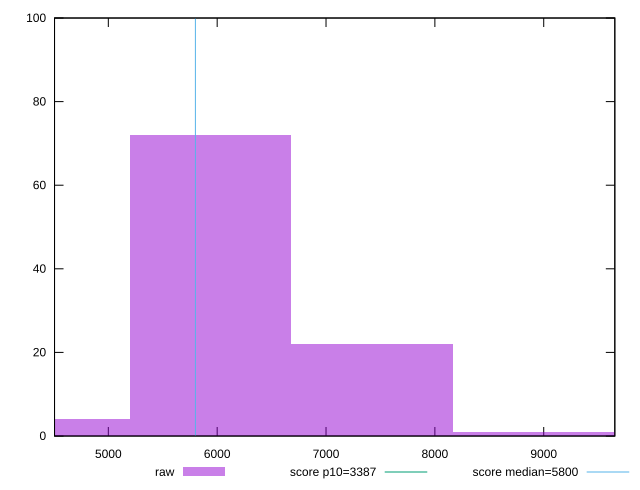

Here is the gnuplot script that generated this plot:
reset

$raw <<EOF
10391.723192506795 1
8907.191307862968 1
5938.1275385753115 72
4453.595653931484 4
7422.659423219139 22
EOF

set key outside below
set boxwidth 1484.5318846438279
set xrange [4505.839351416596:9653.194856391516]
set yrange [0:100]
set trange [0:100]
set style fill transparent solid 0.5 noborder

set parametric
set terminal svg size 640, 490 enhanced background rgb 'white'
set output "report_00019_2021-02-10T18-14-37.922Z//speed-index/samples/pages/raw/histogram.svg"

plot $raw title "raw" with boxes, \
     3387,t title "score p10=3387", \
     5800,t title "score median=5800"

reset
